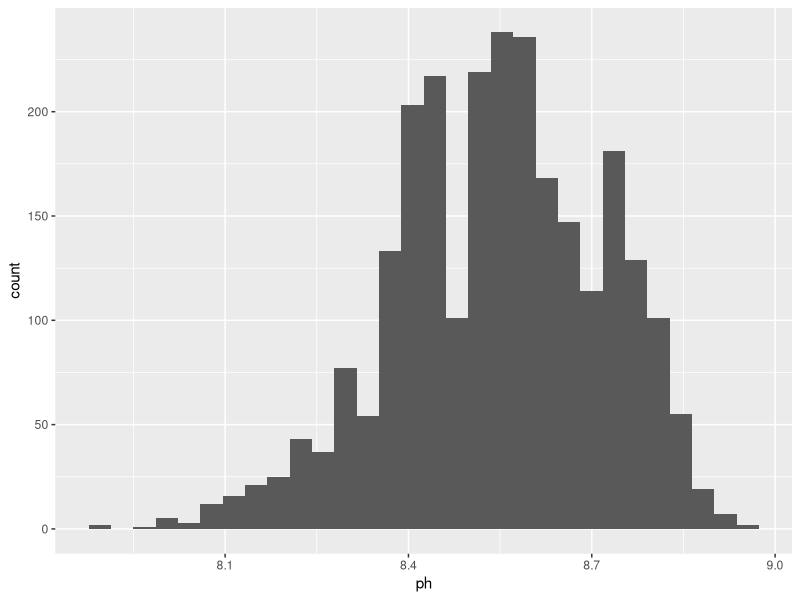
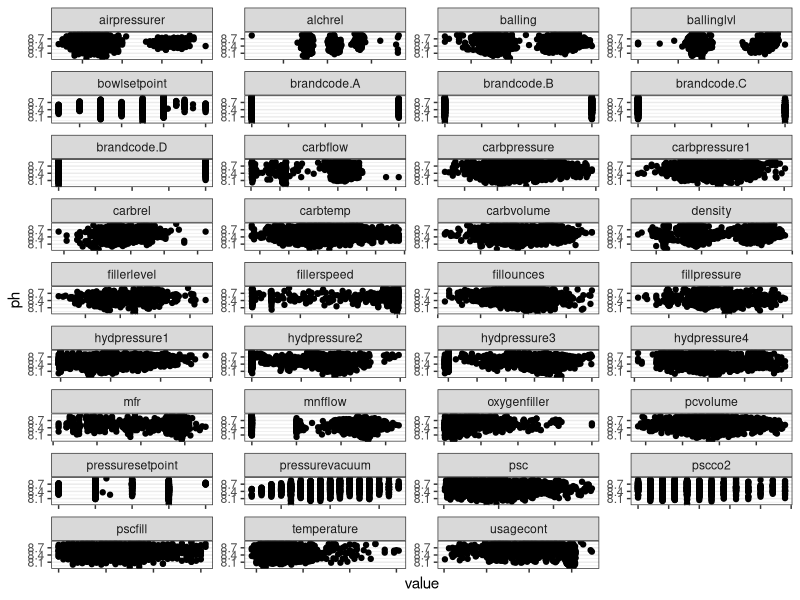
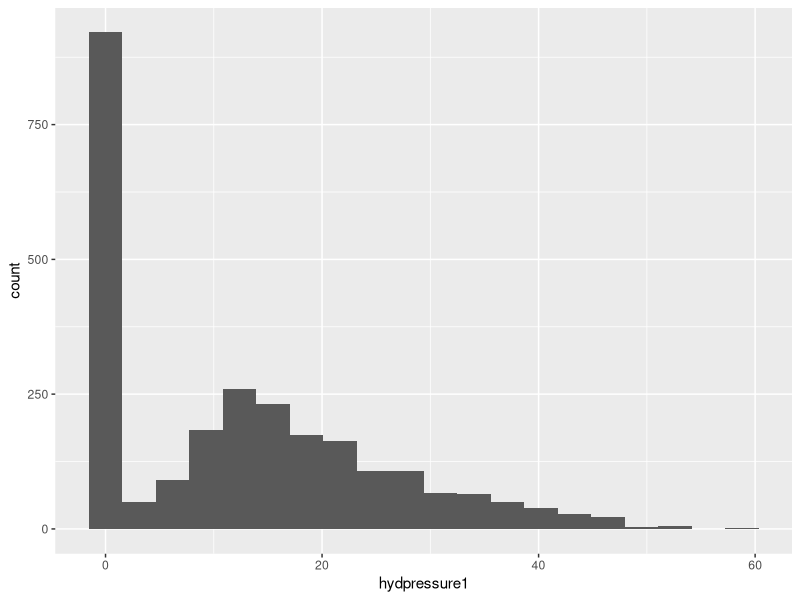

These charts were generated, in order, by the following R code:
## ---- chunk 1
knitr::opts_chunk$set(echo = TRUE)
library(tidyverse)
## ---- chunk 2
data <- read_csv('./data/student_data_complete.csv')
## ---- chunk 3
data %>%
  ggplot(aes(ph)) +
  geom_histogram(bins=30)
## ---- chunk 4
data %>%
  gather(key='key', value='value', -ph) %>%
  ggplot(aes(value, ph)) +
  geom_point() +
  facet_wrap(~key, ncol=4, scales='free') +
  theme_bw() +
  theme(axis.text.x = element_blank(),
        panel.grid.major.x = element_blank(),
        panel.grid.minor.x = element_blank()
        )
## ---- chunk 5
caret::nearZeroVar(data, names=TRUE)
## ---- chunk 6
data %>%
  ggplot(aes(hydpressure1)) +
  geom_histogram(bins=20)
